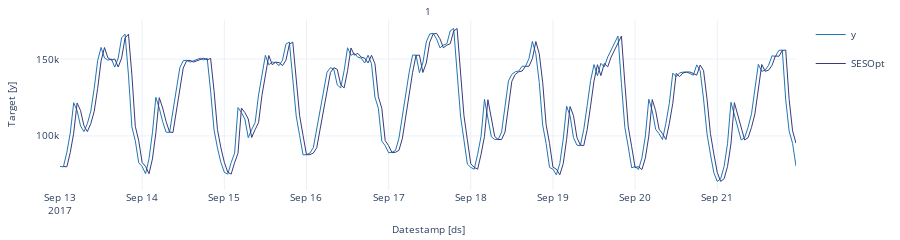

Write notebook code for a chart like this one.
### Code cell
StatsForecast.plot(values)

### Figure 1 — Plotly figure (JSON) as saved in the notebook; plotly's stock layout.template omitted (floating-point values rounded to 4 significant figures; data arrays with more than 128 entries replaced by an {"elided": "..."} marker saying what was removed)
{"data": [{"legendgroup": "y", "line": {"color": "#1f77b4", "width": 1}, "mode": "lines", "name": "y", "showlegend": true, "type": "scatter", "x": {"elided": "216 str values"}, "xaxis": "x", "y": {"elided": "216 int values"}, "yaxis": "y"}, {"legendgroup": "SESOpt", "line": {"color": "#393b79", "width": 1}, "mode": "lines", "name": "SESOpt", "showlegend": true, "type": "scatter", "x": {"elided": "216 str values"}, "xaxis": "x", "y": {"elided": "216 float values"}, "yaxis": "y"}], "layout": {"annotations": [{"font": {"size": 10}, "showarrow": false, "text": "1", "x": 0.5, "xanchor": "center", "xref": "paper", "y": 1, "yanchor": "bottom", "yref": "paper"}, {"font": {"size": 10}, "showarrow": false, "text": "Datestamp [ds]", "x": 0.5, "xanchor": "center", "xref": "paper", "y": 0, "yanchor": "top", "yref": "paper", "yshift": -30}, {"font": {"size": 10}, "showarrow": false, "text": "Target [y]", "textangle": -90, "x": 0, "xanchor": "right", "xref": "paper", "xshift": -40, "y": 0.5, "yanchor": "middle", "yref": "paper"}], "autosize": true, "font": {"size": 10}, "height": 150, "margin": {"b": 50, "l": 60, "r": 10, "t": 20}, "xaxis": {"anchor": "y", "domain": [0, 1], "showticklabels": true, "visible": true}, "yaxis": {"anchor": "x", "domain": [0, 1]}}}
